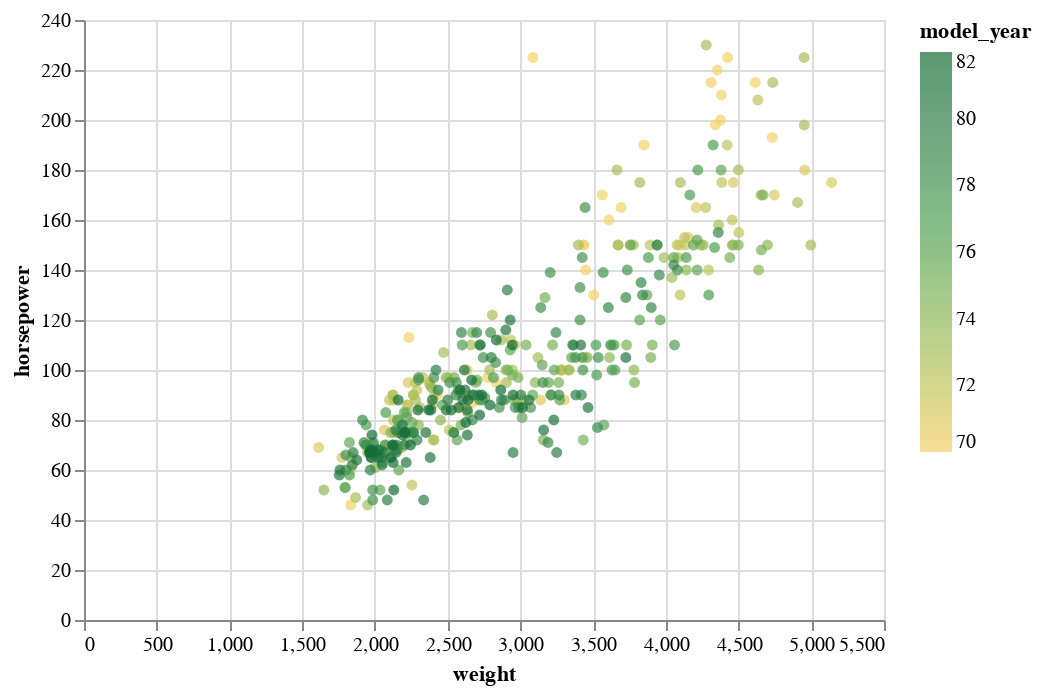

The code cell stored with this chart in its notebook:
### Markdown cell above
The thing we are customizing is the color scale.  I know that it is a lot of writing, but the benefit is that there is a huge amount of customization possible.  See the following for the possible named color schemes: [color scheme choices](https://vega.github.io/vega/docs/schemes/).

### Code cell
# syntax will seem weird at first
alt.Chart(df).mark_circle().encode(
    x="weight",
    y="horsepower",
    color=alt.Color("model_year", scale=alt.Scale(scheme="goldgreen")),
    tooltip=["name", "weight", "horsepower"]
)

### Figure 1 — Vega-Lite specification as saved in the notebook (floating-point values rounded to 4 significant figures; data arrays with more than 128 entries replaced by an {"elided": "..."} marker saying what was removed)
{"config": {"view": {"continuousWidth": 400, "continuousHeight": 300}}, "data": {"name": "data-f1198cc0481ad698d7dc4699e0a3efa7"}, "mark": "circle", "encoding": {"color": {"field": "model_year", "scale": {"scheme": "goldgreen"}, "type": "quantitative"}, "tooltip": [{"field": "name", "type": "nominal"}, {"field": "weight", "type": "quantitative"}, {"field": "horsepower", "type": "quantitative"}], "x": {"field": "weight", "type": "quantitative"}, "y": {"field": "horsepower", "type": "quantitative"}}, "$schema": "https://vega.github.io/schema/vega-lite/v4.17.0.json", "datasets": {"data-f1198cc0481ad698d7dc4699e0a3efa7": {"elided": "398 records"}}}
